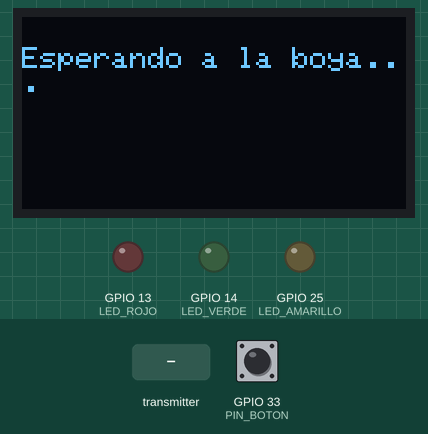
Recording of a program running on a simulated ESP32. Parts: 128×64 one-colour display, output pins drawn as LEDs (lit = HIGH). The test bench sets the inputs (shaded band); at power-on: GPIO 33 (PIN_BOTON) HIGH. WiFi joins after 1.5 s; servers stay silent unless stated; uploads are accepted with an empty reply; what the program prints to the serial monitor is not drawn.

Above: at 2.7 s.
2.8 s: the transmitter starts sending temp = 0
At 3.3 s:
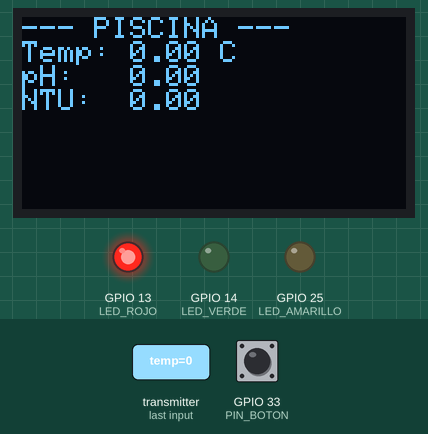
4.3 s: GPIO 33 (PIN_BOTON) pulled LOW for 1 s
At 5.8 s:
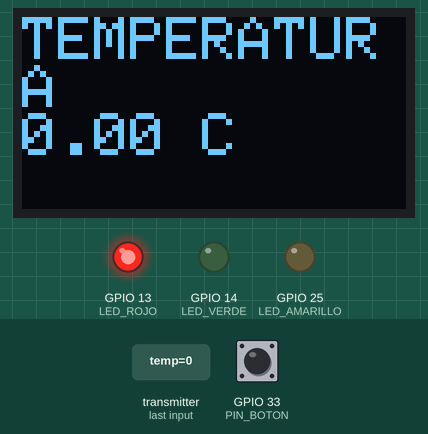
6.8 s: GPIO 33 (PIN_BOTON) pulled LOW for 3.2 s
At 7.9 s:
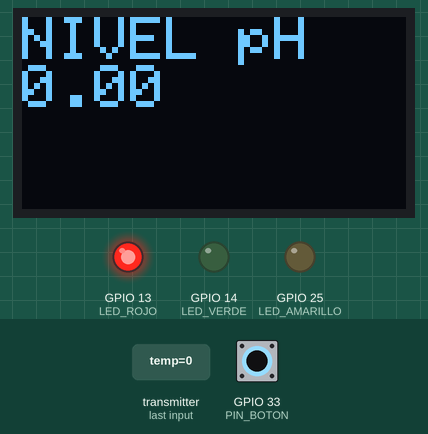
11.5 s: the transmitter starts sending ph = 25
At 12.7 s:
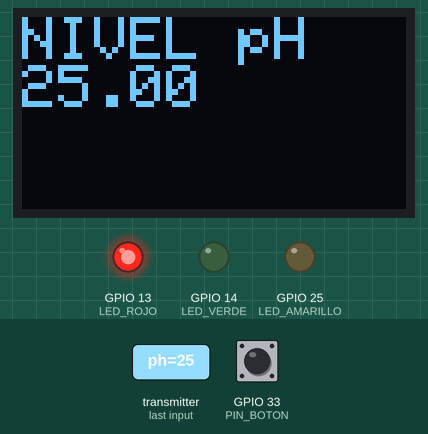
13.0 s: GPIO 33 (PIN_BOTON) pulled LOW for 1 s
At 13.7 s:
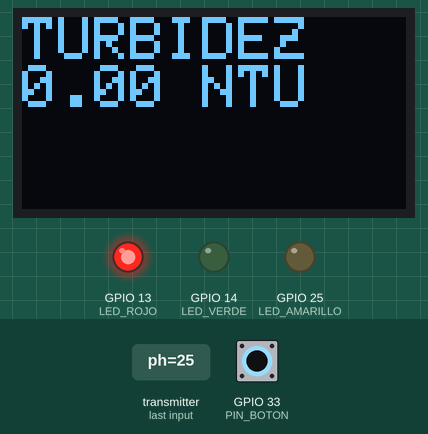
15.5 s: the transmitter starts sending ntu = 25
At 16.7 s:
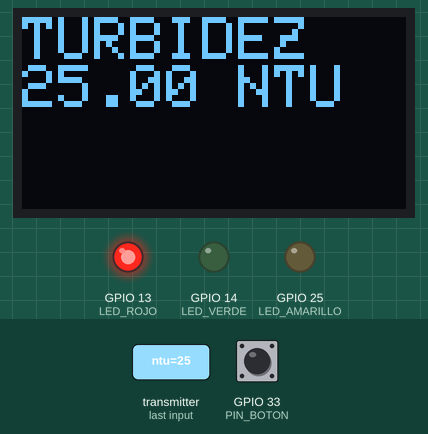
Timing chart, 0 to 18.0 s (numbered marks = the images above; inputs shaded):
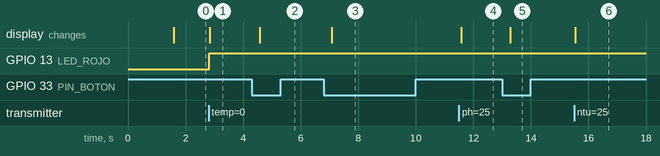

The program:

main.cpp
```cpp
#include <Arduino.h>
#include <WiFi.h>
#include <esp_now.h>
#include <esp_wifi.h>
#include <HTTPClient.h>
#include <Wire.h>
#include <Adafruit_GFX.h>
#include <Adafruit_SSD1306.h>
#include <WiFiClientSecure.h>

const char* ssid="TU_RED_WIFI";
const char* password="TU_PASSWORD_WIFI";
const char* urlMakeCom="https://hook.REGION.make.com/TU_WEBHOOK";

const int PIN_BOTON=33, LED_VERDE=14, LED_AMARILLO=25, LED_ROJO=13;
#define SCREEN_WIDTH 128
#define SCREEN_HEIGHT 64
Adafruit_SSD1306 display(SCREEN_WIDTH,SCREEN_HEIGHT,&Wire,-1);
bool oledDisponible=false;
int estadoPantalla=0,estadoBotonActual=HIGH,estadoBotonUltimo=HIGH;
unsigned long ultimoTiempoRebote=0,ultimoTiempoBoton=0;
const long tiempoApagadoPantalla=60000;
bool pantallaEncendida=true;

typedef struct paquete_datos {float temp; float ph; float ntu;} paquete_datos;
paquete_datos datosRecibidos;
volatile bool nuevosDatos=false;

void actualizarSemaforo(float ph,float ntu){
 digitalWrite(LED_VERDE,LOW); digitalWrite(LED_AMARILLO,LOW); digitalWrite(LED_ROJO,LOW);
 bool ntuOptimo=(ntu>=5.0&&ntu<=25.0), ntuAlerta=(ntu>25.0&&ntu<=40.0), ntuCritico=(ntu>40.0||ntu<5.0);
 bool phOptimo=(ph>=6.8&&ph<=8.2), phAlerta=(ph>=6.0&&ph<=9.0);
 if(ntuCritico||!phAlerta){digitalWrite(LED_ROJO,HIGH); Serial.println("ESTADO: ¡PELIGRO! Riesgo para peces.");}
 else if(ntuAlerta||!phOptimo){digitalWrite(LED_AMARILLO,HIGH); Serial.println("ESTADO: ALERTA TEMPRANA.");}
 else if(ntuOptimo&&phOptimo){digitalWrite(LED_VERDE,HIGH); Serial.println("ESTADO: ÓPTIMO.");}
}

void actualizarPantalla(){
 if(!oledDisponible||!pantallaEncendida)return;
 display.clearDisplay(); display.setTextSize(1); display.setTextColor(WHITE); display.setCursor(0,0);
 if(estadoPantalla==0){display.println("--- PISCINA ---"); display.print("Temp: ");display.print(datosRecibidos.temp);display.println(" C");display.print("pH:   ");display.println(datosRecibidos.ph);display.print("NTU:  ");display.println(datosRecibidos.ntu);}
 else if(estadoPantalla==1){display.setTextSize(2);display.println("TEMPERATURA");display.print(datosRecibidos.temp);display.println(" C");}
 else if(estadoPantalla==2){display.setTextSize(2);display.println("NIVEL pH");display.print(datosRecibidos.ph);}
 else if(estadoPantalla==3){display.setTextSize(2);display.println("TURBIDEZ");display.print(datosRecibidos.ntu);display.println(" NTU");}
 display.display();
}

void enviarAMake(){
 if(WiFi.status()==WL_CONNECTED){
  float tempVal=isnan(datosRecibidos.temp)?0.0:datosRecibidos.temp;
  float phVal=isnan(datosRecibidos.ph)?0.0:datosRecibidos.ph;
  float ntuVal=isnan(datosRecibidos.ntu)?0.0:datosRecibidos.ntu;
  String jsonPost="{\"temp\":"+String(tempVal,2)+",\"ph\":"+String(phVal,2)+",\"ntu\":"+String(ntuVal,2)+"}";
  Serial.print("Enviando JSON a Make: ");Serial.println(jsonPost);
  WiFiClientSecure client; client.setInsecure();
  HTTPClient http; http.begin(client,urlMakeCom); http.addHeader("Content-Type","application/json"); http.addHeader("User-Agent","ESP32");
  int code=http.POST(jsonPost); Serial.printf("Respuesta HTTP: %d\n",code); http.end();
 } else {Serial.println("Wi-Fi no disponible. Intentando reconectar..."); WiFi.reconnect();}
}

void OnDataRecv(const uint8_t *mac,const uint8_t *incomingData,int len){
 if(len!=sizeof(datosRecibidos)){Serial.printf("Paquete incorrecto: %d bytes; esperados: %d\n",len,sizeof(datosRecibidos));return;}
 memcpy(&datosRecibidos,incomingData,sizeof(datosRecibidos)); nuevosDatos=true;
}

void setup(){
 Serial.begin(115200);
 pinMode(PIN_BOTON,INPUT_PULLUP); pinMode(LED_VERDE,OUTPUT); pinMode(LED_AMARILLO,OUTPUT); pinMode(LED_ROJO,OUTPUT);
 digitalWrite(LED_VERDE,LOW);digitalWrite(LED_AMARILLO,LOW);digitalWrite(LED_ROJO,LOW);
 if(display.begin(SSD1306_SWITCHCAPVCC,0x3C)){oledDisponible=true;display.clearDisplay();display.setTextColor(WHITE);display.setCursor(0,10);display.println("Iniciando...");display.display();}
 WiFi.mode(WIFI_STA); WiFi.begin(ssid,password); Serial.print("Conectando a WiFi");
 int intentos=0; while(WiFi.status()!=WL_CONNECTED&&intentos<30){delay(300);Serial.print(".");intentos++;}
 if(WiFi.status()==WL_CONNECTED){Serial.println("\nWiFi Conectado!");Serial.print("MAC del Maestro: ");Serial.println(WiFi.macAddress());Serial.print("Canal WiFi del Router: ");Serial.println(WiFi.channel());esp_wifi_set_ps(WIFI_PS_MIN_MODEM);} else Serial.println("\nError al conectar WiFi.");
 if(esp_now_init()==ESP_OK){esp_now_register_recv_cb(OnDataRecv);Serial.println("ESP-NOW listo.");} else Serial.println("ERROR: No se pudo iniciar ESP-NOW.");
 if(oledDisponible){display.clearDisplay();display.setCursor(0,10);display.println("Esperando a la boya...");display.display();}
 ultimoTiempoBoton=millis();
}

void loop(){
 unsigned long tiempoActual=millis();
 int lecturaBoton=digitalRead(PIN_BOTON);
 if(lecturaBoton!=estadoBotonUltimo)ultimoTiempoRebote=tiempoActual;
 if((tiempoActual-ultimoTiempoRebote)>50&&lecturaBoton!=estadoBotonActual){
  estadoBotonActual=lecturaBoton;
  if(estadoBotonActual==LOW){ultimoTiempoBoton=tiempoActual;if(!pantallaEncendida&&oledDisponible){display.ssd1306_command(SSD1306_DISPLAYON);pantallaEncendida=true;actualizarPantalla();}else if(oledDisponible){estadoPantalla++;if(estadoPantalla>3)estadoPantalla=0;actualizarPantalla();}}
 }
 estadoBotonUltimo=lecturaBoton;
 if(pantallaEncendida&&oledDisponible&&(tiempoActual-ultimoTiempoBoton>=tiempoApagadoPantalla)){display.ssd1306_command(SSD1306_DISPLAYOFF);pantallaEncendida=false;}
 if(nuevosDatos){nuevosDatos=false;Serial.println("\n¡Dato recibido de la boya!");Serial.print("Temperatura: ");Serial.println(datosRecibidos.temp);Serial.print("pH: ");Serial.println(datosRecibidos.ph);Serial.print("NTU: ");Serial.println(datosRecibidos.ntu);actualizarSemaforo(datosRecibidos.ph,datosRecibidos.ntu);actualizarPantalla();enviarAMake();}
 delay(10);
}
```

Measured:
- after the input at 2.8 s, GPIO 13 (LED_ROJO): LOW → HIGH at once; the display: changes at once (image 1)
- after the input at 4.3 s, the display: changes after 0.28 s (image 2)
- after the input at 6.8 s, the display: changes after 0.28 s (image 3)
- after the input at 11.5 s, the display: changes after 0.09 s (image 4)
- after the input at 13.0 s, the display: changes after 0.28 s (image 5)
- after the input at 15.5 s, the display: changes after 0.05 s (image 6)
